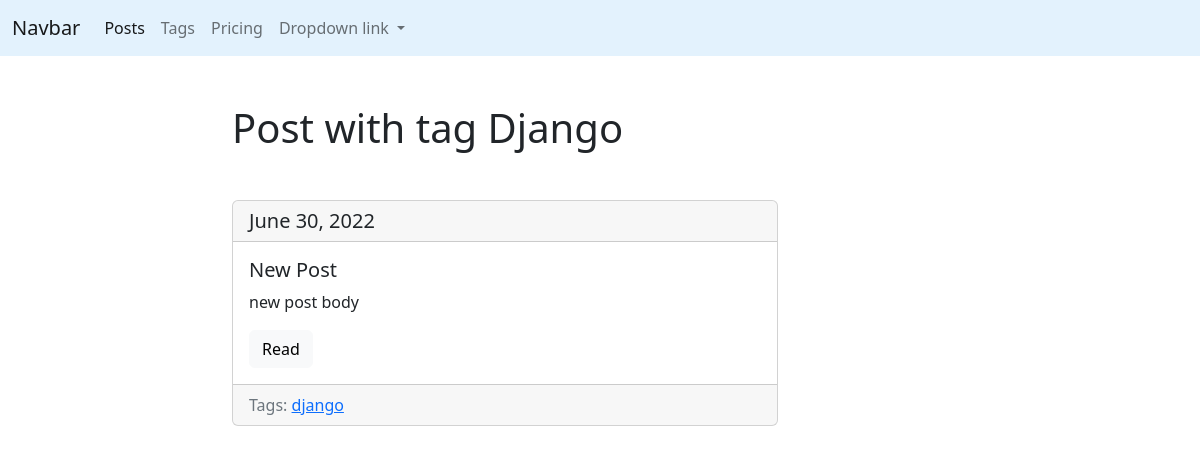
Page /blog/tag/django on the earlier database version.
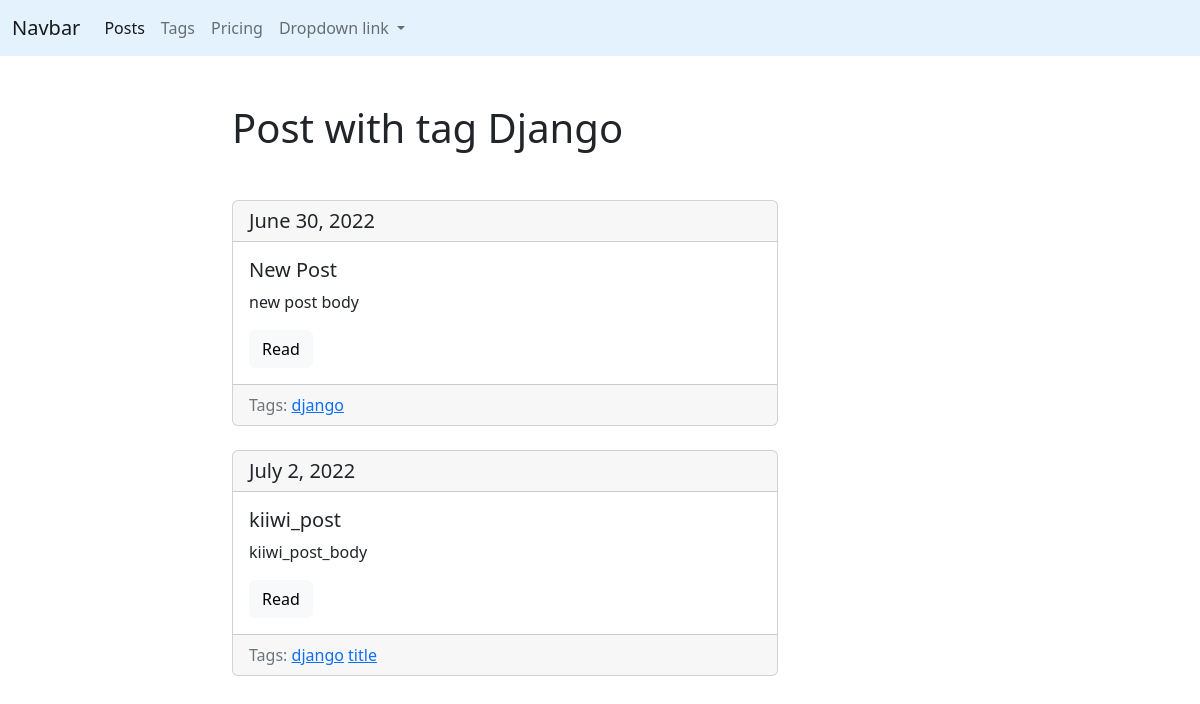
Same page on the later database version.
### blog/models.py (models this page shows, shortened)
class Post(models.Model):
    title = models.CharField(max_length=150, db_index=True)
    slug = models.SlugField(max_length=150, blank=True, unique=True)
    body = models.TextField(blank=True, db_index=True)
    date_pub = models.DateField(auto_now_add=True)
    tags = models.ManyToManyField('Tag', blank=True, related_name='posts')
    def get_absolute_url(self):
        return reverse('post_detail_url', kwargs={'slug':self.slug})

class Tag(models.Model):
    title = models.CharField(max_length=50, db_index=True)
    slug = models.SlugField(max_length=50, unique=True)
    def get_absolute_url(self):
        return reverse('tag_detail_url', kwargs={'slug': self.slug})

### blog/views.py (the view)
# urls.py: path('tag/<str:slug>', TagDetail.as_view(), name='tag_detail_url')
class TagDetail(ObjectDetailMixin, View):
    model = Tag
    template = 'blog/tag_detail.html'

### blog/util.py (called while the page is built)
    def get(self, request, slug):
        obj = get_object_or_404(self.model, slug__iexact=slug)
        return render(request, self.template, context={self.model.__name__.lower(): obj})

### blog/templates/blog/tag_detail.html (shortened to what this page needs)
{% extends 'blog/base_blog.html' %}
{% block content %}
    <h1 class="mb-5">Post with tag {{tag.title|title}}</h1>
    {% for post in tag.posts.all %}
        {% include 'blog/includes/card_detail.html' %}
    {% endfor %}
{% endblock %}

### blog/templates/blog/includes/card_detail.html
<div class="card mb-4">
              <h5 class="card-header">{{post.date_pub}}</h5>
              <div class="card-body">
                <h5 class="card-title">{{post.title}}</h5>
                <p class="card-text">{{post.body|truncatewords:15}}</p>
                <a href="{{post.get_absolute_url}}" class="btn btn-light">Read</a>
              </div>
                <div class="card-footer text-muted">
                Tags:
                    {% for tag in post.tags.all %}
                        <a href="{{tag.get_absolute_url}}">{{tag.title}}</a>
                    {% endfor %}
                </div>
</div>

Differences in the rows shown:
added Post: date_pub "July 2, 2022", title "kiiwi_post", body "kiiwi_post_body", Tag (title "django")
now on this page (row unchanged): Tag: title "title", shown under "July 2, 2022"
